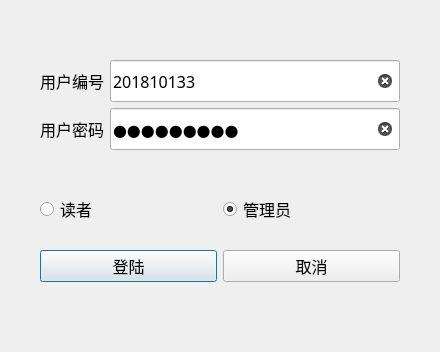
<?xml version="1.0" encoding="UTF-8"?>
<ui version="4.0">
 <class>LoginDialog</class>
 <widget class="QDialog" name="LoginDialog">
  <property name="windowModality">
   <enum>Qt::ApplicationModal</enum>
  </property>
  <property name="geometry">
   <rect>
    <x>0</x>
    <y>0</y>
    <width>440</width>
    <height>352</height>
   </rect>
  </property>
  <property name="sizePolicy">
   <sizepolicy hsizetype="Fixed" vsizetype="Fixed">
    <horstretch>0</horstretch>
    <verstretch>0</verstretch>
   </sizepolicy>
  </property>
  <property name="font">
   <font>
    <family>微软雅黑</family>
    <pointsize>12</pointsize>
   </font>
  </property>
  <property name="windowTitle">
   <string>登陆</string>
  </property>
  <property name="modal">
   <bool>true</bool>
  </property>
  <layout class="QVBoxLayout" name="verticalLayout">
   <property name="leftMargin">
    <number>40</number>
   </property>
   <property name="topMargin">
    <number>60</number>
   </property>
   <property name="rightMargin">
    <number>40</number>
   </property>
   <property name="bottomMargin">
    <number>60</number>
   </property>
   <item>
    <layout class="QHBoxLayout" name="horizontalLayout">
     <property name="leftMargin">
      <number>0</number>
     </property>
     <property name="topMargin">
      <number>0</number>
     </property>
     <property name="bottomMargin">
      <number>0</number>
     </property>
     <item>
      <widget class="QLabel" name="label">
       <property name="text">
        <string>用户编号</string>
       </property>
      </widget>
     </item>
     <item>
      <widget class="QLineEdit" name="edit_user">
       <property name="sizePolicy">
        <sizepolicy hsizetype="Expanding" vsizetype="Minimum">
         <horstretch>0</horstretch>
         <verstretch>0</verstretch>
        </sizepolicy>
       </property>
       <property name="text">
        <string>201810133</string>
       </property>
       <property name="clearButtonEnabled">
        <bool>true</bool>
       </property>
      </widget>
     </item>
    </layout>
   </item>
   <item>
    <layout class="QHBoxLayout" name="horizontalLayout_2">
     <item>
      <widget class="QLabel" name="label_2">
       <property name="text">
        <string>用户密码</string>
       </property>
      </widget>
     </item>
     <item>
      <widget class="QLineEdit" name="edit_pwd">
       <property name="sizePolicy">
        <sizepolicy hsizetype="Expanding" vsizetype="Minimum">
         <horstretch>0</horstretch>
         <verstretch>0</verstretch>
        </sizepolicy>
       </property>
       <property name="text">
        <string>201810133</string>
       </property>
       <property name="frame">
        <bool>true</bool>
       </property>
       <property name="echoMode">
        <enum>QLineEdit::Password</enum>
       </property>
       <property name="clearButtonEnabled">
        <bool>true</bool>
       </property>
      </widget>
     </item>
    </layout>
   </item>
   <item>
    <widget class="QLabel" name="lb_msg">
     <property name="sizePolicy">
      <sizepolicy hsizetype="Preferred" vsizetype="Fixed">
       <horstretch>0</horstretch>
       <verstretch>0</verstretch>
      </sizepolicy>
     </property>
     <property name="styleSheet">
      <string notr="true">color: rgb(255, 0, 0);</string>
     </property>
     <property name="text">
      <string/>
     </property>
    </widget>
   </item>
   <item>
    <layout class="QHBoxLayout" name="horizontalLayout_3">
     <property name="topMargin">
      <number>10</number>
     </property>
     <property name="rightMargin">
      <number>0</number>
     </property>
     <property name="bottomMargin">
      <number>10</number>
     </property>
     <item>
      <widget class="QRadioButton" name="rb_reader">
       <property name="text">
        <string>读者</string>
       </property>
       <property name="checked">
        <bool>false</bool>
       </property>
      </widget>
     </item>
     <item>
      <widget class="QRadioButton" name="rd_manage">
       <property name="text">
        <string>管理员</string>
       </property>
       <property name="checked">
        <bool>true</bool>
       </property>
      </widget>
     </item>
    </layout>
   </item>
   <item>
    <layout class="QHBoxLayout" name="horizontalLayout_4">
     <property name="topMargin">
      <number>10</number>
     </property>
     <property name="bottomMargin">
      <number>10</number>
     </property>
     <item>
      <widget class="QPushButton" name="btn_login">
       <property name="sizePolicy">
        <sizepolicy hsizetype="Minimum" vsizetype="Minimum">
         <horstretch>0</horstretch>
         <verstretch>0</verstretch>
        </sizepolicy>
       </property>
       <property name="text">
        <string>登陆</string>
       </property>
       <property name="autoDefault">
        <bool>true</bool>
       </property>
      </widget>
     </item>
     <item>
      <widget class="QPushButton" name="btn_cancel">
       <property name="sizePolicy">
        <sizepolicy hsizetype="Minimum" vsizetype="Minimum">
         <horstretch>0</horstretch>
         <verstretch>0</verstretch>
        </sizepolicy>
       </property>
       <property name="text">
        <string>取消</string>
       </property>
      </widget>
     </item>
    </layout>
   </item>
  </layout>
 </widget>
 <resources/>
 <connections/>
</ui>
